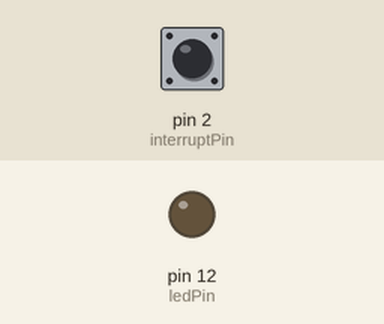
This sketch was run on a simulated Arduino Uno, built with avr-gcc and run on an emulated ATmega328P. Shown: output pins drawn as LEDs (lit = HIGH). The test bench sets the inputs (shaded band); at power-on: pin 2 (interruptPin) HIGH.

Above: at 1.2 s.
1.3 s: pin 2 (interruptPin) pulled LOW for 0.15 s
At 2.6 s:
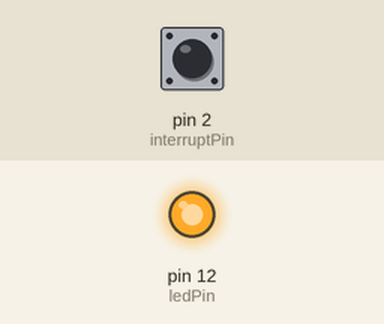
Timing chart, 0 to 4.3 s (numbered marks = the images above; inputs shaded):
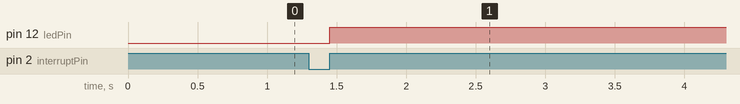

The sketch:

3.ino
```cpp
#define ledPin 12
#define interruptPin 2

boolean timerSet = false;

void setup() {
  pinMode(ledPin, OUTPUT);
  pinMode(interruptPin, INPUT);

  attachInterrupt(digitalPinToInterrupt(interruptPin), risingInterrupt, RISING);
}

// Turn the led on and start the waiting period when the sensor detects movement.
// The pulse length is timed in software as the potentiometer control on the sensor wasn't reliable, the sensor is set to repeating trigger mode with the jumper link.
void risingInterrupt() {
  digitalWrite(ledPin, HIGH);
  timerSet = true;
}

void loop() {
  // Wait for 5 seconds after the interrupt has been triggered:
  if(timerSet) {
    delay(5000);
    timerSet = false;
  }

  // Turn the led off if the sensor input falls to zero after the delay:
  if(digitalRead(interruptPin) == LOW) {
    digitalWrite(ledPin, LOW);
  }
}
```

Measured:
- after the input at 1.3 s, pin 12 (ledPin): LOW → HIGH after 0.15 s
